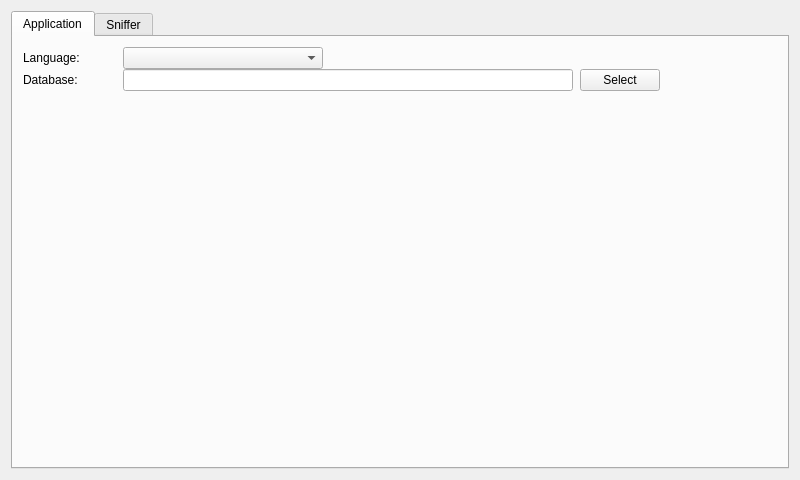
<?xml version="1.0" encoding="UTF-8"?>
<ui version="4.0">
    <class>PreferencesWindow</class>
    <widget class="QWidget" name="PreferencesWindow">
        <property name="geometry">
            <rect>
                <x>0</x>
                <y>0</y>
                <width>800</width>
                <height>480</height>
            </rect>
        </property>
        <property name="windowTitle">
            <string>PreferencesWindow</string>
        </property>
        <layout class="QVBoxLayout" name="verticalLayout">
            <item>
                <widget class="QTabWidget" name="mainTab">
                    <property name="currentIndex">
                        <number>0</number>
                    </property>
                    <widget class="QWidget" name="tab">
                        <attribute name="title">
                            <string>Application</string>
                        </attribute>
                        <layout class="QVBoxLayout" name="verticalLayout_2">
                            <property name="leftMargin">
                                <number>10</number>
                            </property>
                            <property name="topMargin">
                                <number>10</number>
                            </property>
                            <property name="rightMargin">
                                <number>10</number>
                            </property>
                            <property name="bottomMargin">
                                <number>10</number>
                            </property>
                            <item>
                                <widget class="QWidget" name="widget_3" native="true">
                                    <layout class="QVBoxLayout" name="verticalLayout_3">
                                        <property name="spacing">
                                            <number>0</number>
                                        </property>
                                        <property name="leftMargin">
                                            <number>0</number>
                                        </property>
                                        <property name="topMargin">
                                            <number>0</number>
                                        </property>
                                        <property name="rightMargin">
                                            <number>0</number>
                                        </property>
                                        <property name="bottomMargin">
                                            <number>0</number>
                                        </property>
                                        <item>
                                            <widget class="QWidget" name="widget" native="true">
                                                <layout class="QHBoxLayout" name="horizontalLayout">
                                                    <property name="spacing">
                                                        <number>0</number>
                                                    </property>
                                                    <property name="leftMargin">
                                                        <number>0</number>
                                                    </property>
                                                    <property name="topMargin">
                                                        <number>0</number>
                                                    </property>
                                                    <property name="rightMargin">
                                                        <number>0</number>
                                                    </property>
                                                    <property name="bottomMargin">
                                                        <number>0</number>
                                                    </property>
                                                    <item>
                                                        <widget class="QLabel" name="languageLabel">
                                                            <property name="minimumSize">
                                                                <size>
                                                                    <width>100</width>
                                                                    <height>0</height>
                                                                </size>
                                                            </property>
                                                            <property name="maximumSize">
                                                                <size>
                                                                    <width>100</width>
                                                                    <height>16777215</height>
                                                                </size>
                                                            </property>
                                                            <property name="text">
                                                                <string>Language:</string>
                                                            </property>
                                                        </widget>
                                                    </item>
                                                    <item>
                                                        <widget class="QComboBox" name="languageList">
                                                            <property name="minimumSize">
                                                                <size>
                                                                    <width>200</width>
                                                                    <height>0</height>
                                                                </size>
                                                            </property>
                                                        </widget>
                                                    </item>
                                                    <item>
                                                        <spacer name="horizontalSpacer">
                                                            <property name="orientation">
                                                                <enum>Qt::Orientation::Horizontal</enum>
                                                            </property>
                                                            <property name="sizeHint" stdset="0">
                                                                <size>
                                                                    <width>40</width>
                                                                    <height>20</height>
                                                                </size>
                                                            </property>
                                                        </spacer>
                                                    </item>
                                                </layout>
                                            </widget>
                                        </item>
                                        <item>
                                            <widget class="QWidget" name="widget_2" native="true">
                                                <layout class="QHBoxLayout" name="horizontalLayout_2">
                                                    <property name="spacing">
                                                        <number>0</number>
                                                    </property>
                                                    <property name="leftMargin">
                                                        <number>0</number>
                                                    </property>
                                                    <property name="topMargin">
                                                        <number>0</number>
                                                    </property>
                                                    <property name="rightMargin">
                                                        <number>0</number>
                                                    </property>
                                                    <property name="bottomMargin">
                                                        <number>0</number>
                                                    </property>
                                                    <item>
                                                        <widget class="QLabel" name="dbLabel">
                                                            <property name="minimumSize">
                                                                <size>
                                                                    <width>100</width>
                                                                    <height>0</height>
                                                                </size>
                                                            </property>
                                                            <property name="maximumSize">
                                                                <size>
                                                                    <width>100</width>
                                                                    <height>16777215</height>
                                                                </size>
                                                            </property>
                                                            <property name="text">
                                                                <string>Database:</string>
                                                            </property>
                                                        </widget>
                                                    </item>
                                                    <item>
                                                        <widget class="QLineEdit" name="dbValue">
                                                            <property name="minimumSize">
                                                                <size>
                                                                    <width>450</width>
                                                                    <height>0</height>
                                                                </size>
                                                            </property>
                                                            <property name="maximumSize">
                                                                <size>
                                                                    <width>450</width>
                                                                    <height>16777215</height>
                                                                </size>
                                                            </property>
                                                        </widget>
                                                    </item>
                                                    <item>
                                                        <widget class="QLabel" name="label">
                                                            <property name="text">
                                                                <string></string>
                                                            </property>
                                                        </widget>
                                                    </item>
                                                    <item>
                                                        <widget class="QPushButton" name="dbSelectBtn">
                                                            <property name="text">
                                                                <string>Select</string>
                                                            </property>
                                                        </widget>
                                                    </item>
                                                    <item>
                                                        <spacer name="horizontalSpacer_3">
                                                            <property name="orientation">
                                                                <enum>Qt::Orientation::Horizontal</enum>
                                                            </property>
                                                            <property name="sizeHint" stdset="0">
                                                                <size>
                                                                    <width>40</width>
                                                                    <height>20</height>
                                                                </size>
                                                            </property>
                                                        </spacer>
                                                    </item>
                                                </layout>
                                            </widget>
                                        </item>
                                    </layout>
                                </widget>
                            </item>
                            <item>
                                <spacer name="verticalSpacer">
                                    <property name="orientation">
                                        <enum>Qt::Orientation::Vertical</enum>
                                    </property>
                                    <property name="sizeHint" stdset="0">
                                        <size>
                                            <width>20</width>
                                            <height>40</height>
                                        </size>
                                    </property>
                                </spacer>
                            </item>
                        </layout>
                    </widget>
                    <widget class="QWidget" name="tab_2">
                        <attribute name="title">
                            <string>Sniffer</string>
                        </attribute>
                    </widget>
                </widget>
            </item>
        </layout>
    </widget>
    <resources/>
    <connections/>
</ui>
